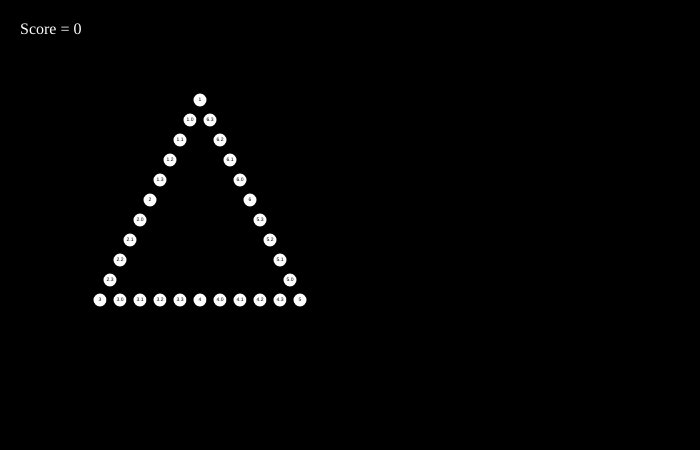
Frame 1 (no input)
Frame 60 (no input): identical to frame 1, image omitted
Frame 120 (the mouse pressed at the canvas centre since frame 60): identical to frame 1, image omitted

The p5.js sketch that drew this single still picture (run headless with seeded random() and noise() and a simulated clock; from frame 60 on, the mouse is pressed at the canvas centre):

// p5.js sketch
// ── sketch.js
let scoreElem;
let circles = [];
let accurCircles = [];
let startTime = 0;
let timeToAdd = 4000; // 4 seconds
let drawnLine;

let score = 0;

function setup() {
  createCanvas(700, 450);
  background(0);
  noSmooth();
  strokeWeight(7);
  scoreElem = createDiv("Score = 0");
  scoreElem.position(20, 20);
  scoreElem.id = "score";
  scoreElem.style("color", "white");

  // Create rollover circles
  //circle 1 to 2
  circles.push(createCircle(200, 100, 20, "1"));
  accurCircles.push(createAccurCircle(190, 120, 20, "1.0"));
  accurCircles.push(createAccurCircle(180, 140, 20, "1.1"));
  accurCircles.push(createAccurCircle(170, 160, 20, "1.2"));
  accurCircles.push(createAccurCircle(160, 180, 20, "1.3"));
  
  //circle 2 to 3
  circles.push(createCircle(150, 200, 20, "2"));
  for (let index = 0; index < 4; index++) {
    accurCircles.push(createAccurCircle(140 - 10 * index, 220 + 20 * index, 20, "2."+ index.toString()))
  }
  //circle 3 to 4
  circles.push(createCircle(100, 300, 20, "3"));
  for (let index = 0; index < 4; index++) {
    accurCircles.push(createAccurCircle(120+20*index,300,20,"3."+ index.toString()))
  }
  //circles 4 to 5
  circles.push(createCircle(200, 300, 20, "4"));
  for (let index = 0; index < 4; index++) {
    accurCircles.push(createAccurCircle(220+20*index,300,20,"4."+ index.toString()))
  }
  //circles 5 to 6
  circles.push(createCircle(300, 300, 20, "5"));
  for (let index = 0; index < 4; index++) {
    accurCircles.push(createAccurCircle(290 - 10 * index, 280 - 20 * index, 20, "5." + index.toString()))
  }
  //circles 6 to 1
  circles.push(createCircle(250, 200, 20, "6"));
  for (let index = 0; index < 4; index++) {
    accurCircles.push(createAccurCircle(240 - 10 * index, 180 - 20 * index, 20, "6."+ index.toString()))
  }
}

// Define a function to create a circle with text
function createCircle(x, y, diameter, label) {
  fill(255);
  ellipse(x, y, diameter, diameter);
  fill(0);
  textSize(5);
  textAlign(CENTER, CENTER);
  text(label, x, y);
  return { x, y, diameter, label, intersected: false };
}
function createAccurCircle(x, y, diameter, label) {
  fill(255);
  ellipse(x, y, diameter, diameter);
  fill(0);
  textSize(5);
  textAlign(CENTER, CENTER);
  text(label, x, y);
  return { x, y, diameter, label, intersected: false };
}

function resetSelection() {
  selectedCircles = [];
}

function draw() {
  stroke(255, 0, 0);
  touchMoved();
}
function touchMoved() {
  // your touch related logic here
  if (touches.length > 0) {
    drawnLine = line(touches[0].x, touches[0].y, pmouseX, pmouseY);
  }

  // prevent default
  return false;
}
function resetGame() {
  resetSelection();
  resetDrawing();
}

function resetDrawing() {
  selectedCircles = [];
}

function circleFill(circle, fillColor) {
  fill(fillColor);
  ellipse(circle.x, circle.y, circle.diameter, circle.diameter);
  fill(0);
  textSize(10);
  textAlign(CENTER, CENTER);
  text(circle.label, circle.x, circle.y);
}

let lineStart, lineEnd;

function touchStarted() {
  lineStart = createVector(mouseX, mouseY);
}

function touchMoved() {
  // your touch related logic here
  if (touches.length > 0) {
    lineEnd = createVector(mouseX, mouseY);
    drawnLine = line(touches[0].x, touches[0].y, pmouseX, pmouseY);
    checkAccuracy();
  }

  // prevent default
  return false;
}

function checkAccuracy() {
  circles.forEach(circle => {
    let circleCenter = createVector(circle.x, circle.y);
    let startDist = p5.Vector.dist(lineStart, circleCenter);
    let endDist = p5.Vector.dist(lineEnd, circleCenter);
    if ((startDist <= circle.diameter / 2 || endDist <= circle.diameter / 2) && !circle.intersected) {
      console.log(`The line intersects circle ${circle.label}`);
      circle.intersected = true;
    }
  });


  accurCircles.forEach(circle => {
    let circleCenter = createVector(circle.x, circle.y);
    let startDist = p5.Vector.dist(lineStart, circleCenter);
    let endDist = p5.Vector.dist(lineEnd, circleCenter);
    if ((startDist <= circle.diameter / 2 || endDist <= circle.diameter / 2) && !circle.intersected) {
      console.log(`The line intersects circle ${circle.label}`);
      circle.intersected = true;
    }
  });
}

// ── style.css
html, body {
  margin: 0;
  padding: 0;
}

canvas {
  display: block;
}
.home {
  border: 5px solid black;
  box-shadow: 7px 7px 20px;
  position: fixed; /* Change this line */
  color: black;
  border-radius: 0.5rem;
  resize: none;
  outline: none;
  top: calc(50vh - 300px - 4rem); /* Adjust as needed */
  left: calc(40vw - 476px + 2rem);
  font-size: 3rem;
}
.home:hover{
  cursor: pointer;
  border-color: white;
}
